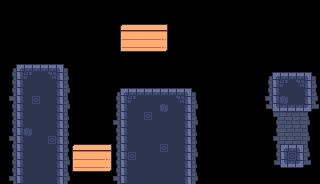

This game map was drawn from its Tiled (.tmx) file and the tilesets committed beside it. A one-line description and the trimmed map source follow:
An orthogonal 40x23 tile map with 8x8 px tiles, 2 tile layers (Background, Base), 4 tilesets and 20 objects.

<map version="1.10" tiledversion="1.10.2" orientation="orthogonal" renderorder="right-down" width="40" height="23" tilewidth="8" tileheight="8" infinite="0" nextlayerid="4" nextobjectid="223">
 <tileset firstgid="1" source="../tileset.tsx" />
 <tileset firstgid="1025" source="../LevelEditor/big.tsx" />
 <tileset firstgid="1281" source="../LevelEditor/small.tsx" />
 <tileset firstgid="2305" source="../LevelEditor/wide.tsx" />
 <layer id="3" name="Background" width="40" height="23">
  <data>[920 cells, 134 non-empty, 21 distinct tile ids]</data>
 </layer>
 <layer id="1" name="Base" width="40" height="23">
  <data>[920 cells, 232 non-empty, 13 distinct tile ids]</data>
 </layer>
 <objectgroup id="2" name="Objects">
  <object id="142" x="122" y="33">
   <properties>
    <property name="height" type="int" value="1" />
    <property name="object" value="math_multi_row" />
    <property name="signals" value="1" />
    <property name="table" value="4+_=11" />
    <property name="width" type="int" value="10" />
   </properties>
   <point />
  </object>
  <object id="199" gid="1025" x="168.375" y="68.67" width="16" height="16">
   <properties>
    <property name="object" value="player" />
   </properties>
  </object>
  <object id="200" gid="1028" x="168" y="88" width="16" height="16">
   <properties>
    <property name="object" value="spawn" />
   </properties>
  </object>
  <object id="201" gid="1473" x="164.545" y="87.6364" width="8" height="8">
   <properties>
    <property name="object" value="bomb" />
   </properties>
  </object>
  <object id="202" gid="2305" x="134" y="88" width="16" height="8">
   <properties>
    <property name="object" value="button" />
    <property name="signal" type="int" value="0" />
   </properties>
  </object>
  <object id="205" gid="1505" x="56.0833" y="63.5417" width="8" height="8">
   <properties>
    <property name="object" value="remote" />
   </properties>
  </object>
  <object id="206" gid="2307" x="248" y="80" width="16" height="8">
   <properties>
    <property name="max" type="int" value="9" />
    <property name="min" type="int" value="0" />
    <property name="mode" value="vertical" />
    <property name="object" value="signal_platform" />
    <property name="signal" type="int" value="0" />
   </properties>
  </object>
  <object id="207" gid="2307" x="88" y="136" width="16" height="8">
   <properties>
    <property name="max" type="int" value="-5" />
    <property name="min" type="int" value="0" />
    <property name="mode" value="vertical" />
    <property name="object" value="signal_platform" />
    <property name="signal" type="int" value="0" />
   </properties>
  </object>
  <object id="208" x="75" y="153">
   <properties>
    <property name="height" type="int" value="1" />
    <property name="object" value="math_multi_row" />
    <property name="signals" value="1" />
    <property name="table" value="_+2=5" />
    <property name="width" type="int" value="10" />
   </properties>
   <point />
  </object>
  <object id="209" gid="2339" x="208" y="32" width="16" height="8">
   <properties>
    <property name="max" type="int" value="13" />
    <property name="min" type="int" value="0" />
    <property name="mode" value="vertical" />
    <property name="object" value="signal_platform" />
    <property name="signal" type="int" value="1" />
   </properties>
  </object>
  <object id="213" gid="1027" x="284" y="144" width="16" height="16">
   <properties>
    <property name="object" value="door" />
   </properties>
  </object>
  <object id="214" gid="1409" x="297.833" y="72" width="8" height="8">
   <properties>
    <property name="object" value="key" />
   </properties>
  </object>
  <object id="215" gid="1026" x="272" y="72" width="16" height="16">
   <properties>
    <property name="lines">Успел?
Совет: целься лучше.</property>
    <property name="object" value="sign" />
   </properties>
  </object>
  <object id="216" gid="1544" x="47.4545" y="64.7273" width="8" height="8">
   <properties>
    <property name="object" value="number" />
    <property name="value" type="int" value="7" />
   </properties>
  </object>
  <object id="217" gid="1540" x="120" y="88" width="8" height="8">
   <properties>
    <property name="object" value="number" />
    <property name="value" type="int" value="3" />
   </properties>
  </object>
  <object id="218" gid="1026" x="150" y="88" width="16" height="16">
   <properties>
    <property name="lines">Это бомба. Нужен пульт, чтобы ее активировать.
При взрыве бомба раскидывает все предметы, которые находятся рядом.
На бомбу можно встать, как на блок.</property>
    <property name="object" value="sign" />
   </properties>
  </object>
  <object id="219" gid="1411" x="288" y="56" width="8" height="8">
   <properties>
    <property name="object" value="coin" />
   </properties>
  </object>
  <object id="220" gid="1411" x="32" y="48" width="8" height="8">
   <properties>
    <property name="object" value="coin" />
   </properties>
  </object>
  <object id="221" gid="1026" x="16" y="64" width="16" height="16">
   <properties>
    <property name="lines" value="Это пульт, который активирует бомбу." />
    <property name="object" value="sign" />
   </properties>
  </object>
  <object id="222" x="0" y="0">
   <properties>
    <property name="object" value="dialogueTrigger" />
    <property name="path" value="dialogues/bomb.json" />
   </properties>
   <point />
  </object>
 </objectgroup>
</map>
